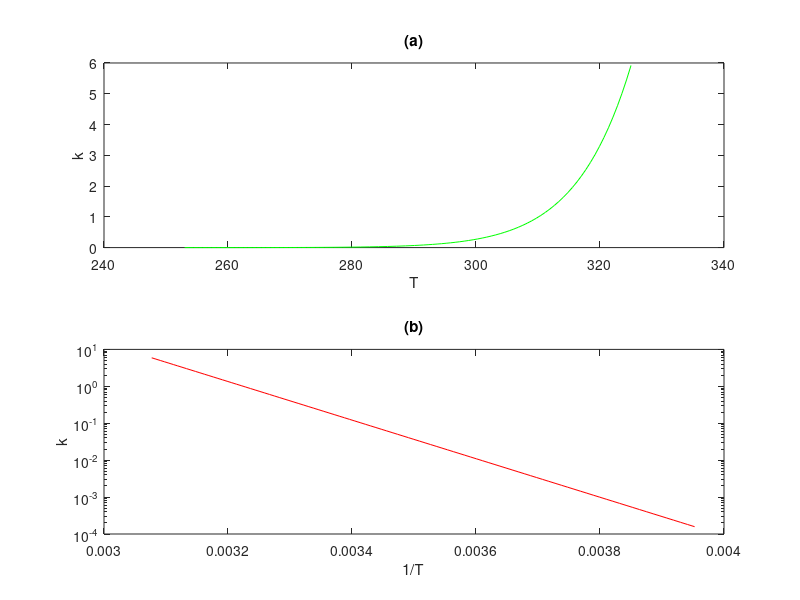

Reproduce this figure in MATLAB.
R=8.314; E=1e5; A=7e16;
T=linspace(253,325);
k=A*exp(-E/R./T);
subplot(2,1,1)
plot(T,k,'g')
title('(a)'), xlabel('T'), ylabel('k')
subplot(2,1,2)
semilogy(1./T,k,'r')
title('(b)'), xlabel('1/T'), ylabel('k')
